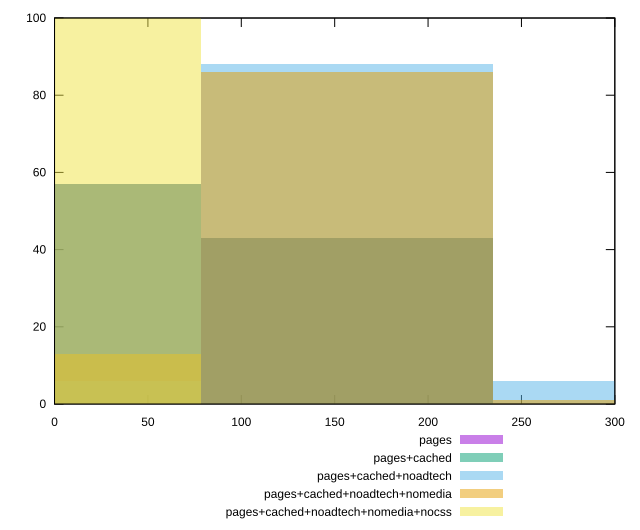

Recreate this plot in gnuplot.
reset

$pages <<EOF
156.38016091897646 43
0 57
EOF

$pagesCached <<EOF
0 57
156.38016091897646 43
EOF

$pagesCachedNoadtech <<EOF
156.38016091897646 88
312.7603218379529 6
0 6
EOF

$pagesCachedNoadtechNomedia <<EOF
156.38016091897646 86
0 13
312.7603218379529 1
EOF

$pagesCachedNoadtechNomediaNocss <<EOF
0 100
EOF

set key outside below
set boxwidth 156.38016091897646
set xrange [0:300]
set yrange [0:100]
set trange [0:100]
set style fill transparent solid 0.5 noborder
set terminal svg size 640, 530 enhanced background rgb 'white'
set output "report_00026_2021-02-22T21:38:55.199Z/unused-css-rules/comparison/histogram/all_raw.svg"

plot $pages title "pages" with boxes, \
     $pagesCached title "pages+cached" with boxes, \
     $pagesCachedNoadtech title "pages+cached+noadtech" with boxes, \
     $pagesCachedNoadtechNomedia title "pages+cached+noadtech+nomedia" with boxes, \
     $pagesCachedNoadtechNomediaNocss title "pages+cached+noadtech+nomedia+nocss" with boxes

reset
